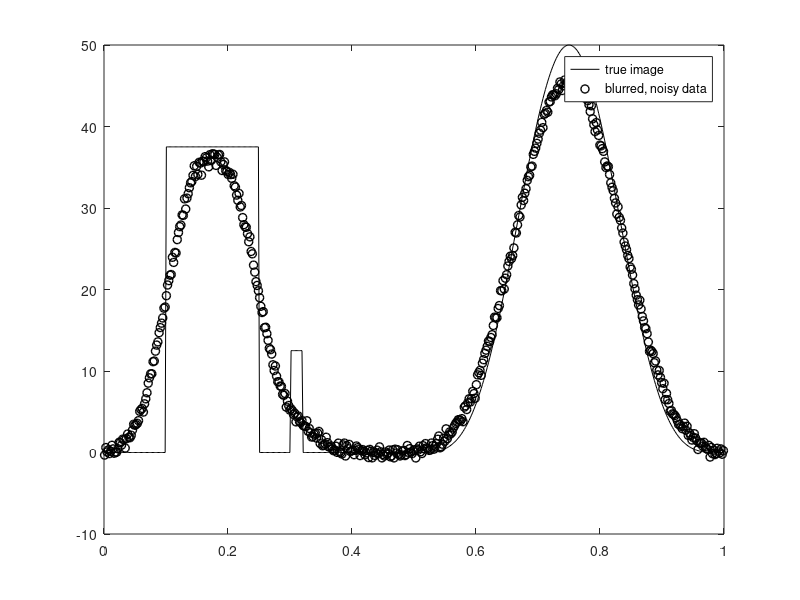

This figure's MATLAB source: (Note: this script raises an error after producing the figure.)
%  
%  Adaptive Metropolis for sampling from the marginal p(lambda,delta|b).
%  1d image deblurring with zero BCs. 
%
%  Once the samples are computed, the sample mean is used as an estimator 
%  of the unknown image and empirical quantiles are used to compute 95%
%  credibility intervals for each unknown. 
%
%  The Geweke test is used to determine whether the chain, after burnin, 
%  is in equilibrium, and the integrated auto correlated time and essential 
%  sample size are estimated as described in Chapter 5. 
% 
%  written by John Bardsley 2016.
%
%  This code was used to generate figures in Chapter 5. 
clear all, close all
path(path,'../Functions');
n       = 512; % No. of grid points
h       = 1/n;
t       = [h/2:h:1-h/2]';
sig     = .05; % Kernel width parameter
kernel  = (1/sqrt(pi)/sig) * exp(-(t-h/2).^2/sig^2);
A       = toeplitz(kernel)*h;

% Set up true solution x_true and data b = A*x_true + error.
x_true  = 50*(.75*(.1<t&t<.25) + .25*(.3<t&t<.32) + (.5<t&t<1).*sin(2*pi*t).^4);
Ax      = A*x_true;
err_lev = 2; % Percent error in data
sigma   = err_lev/100 * norm(Ax) / sqrt(n);
eta     =  sigma * randn(n,1);
b       = Ax + eta;
m       = length(b);
% Plot the measurements.
figure(1),
plot(t,x_true,'k',t,b,'ko','LineWidth',1)
legend('true image','blurred, noisy data')

%% Next, sample from the marginal density using adaptive Metropolis.
% Prior precision matrix: negative second derivative with zero BCs.
L = spdiags([-ones(n,1) 2*ones(n,1) -ones(n,1)],[-1 0 1],n,n);
% Define the structure array and function for evaluating the negative log  
% of the marginal density.
p_params.AtA = A'*A;
p_params.Atb = A'*b;
p_params.btb = b'*b;
p_params.m   = m;
p_params.n   = n;
p_params.L   = L;
% hyperpriors: lambda~Gamma(a0,1/t0), delta~Gamma(a1,1/t1)
p_params.a0  = 1;
p_params.t0  = 1e-4;
p_params.a1  = 1;
p_params.t1  = 1e-4;
neglog_p     = 'neglog_marginal_1d';

% MCMC sampling using adaptive Metropolis (AM).
lamdel            = [5.2;0.12];
nsamps            = 10000;
C                 = 0.01*eye(2,2);
adapt_int         = 100;
prop_flag         = 1; % enter 0 for normal & 1 for a lognormal proposal
[lamdel_chain,acc_rate] = AM(lamdel,neglog_p,p_params,prop_flag,nsamps,C,adapt_int);

% Output for (lambda,delta)-chain using sample_plot: ACF, IACT, Geweke test
nburnin      = nsamps/10; 
names        = ["\lambda","\delta"];
fignum       = 2;
[taux,acfun] = sample_plot(lamdel_chain(:,nburnin+1:end),names,fignum);
% Plot the autocorrelations functions together.
[~,nacf] = size(acfun);
figure(5)
plot([1:nacf],acfun(1,:),'k',[1:nacf],acfun(2,:),'k--','LineWidth',2)
axis([1,nacf,0,1])
title('ACFs for \lambda and \delta.')
legend(['\tau_{\rm int}(\lambda)=',num2str(taux(1))],['\tau_{\rm int}(\delta)=',num2str(taux(2))])
